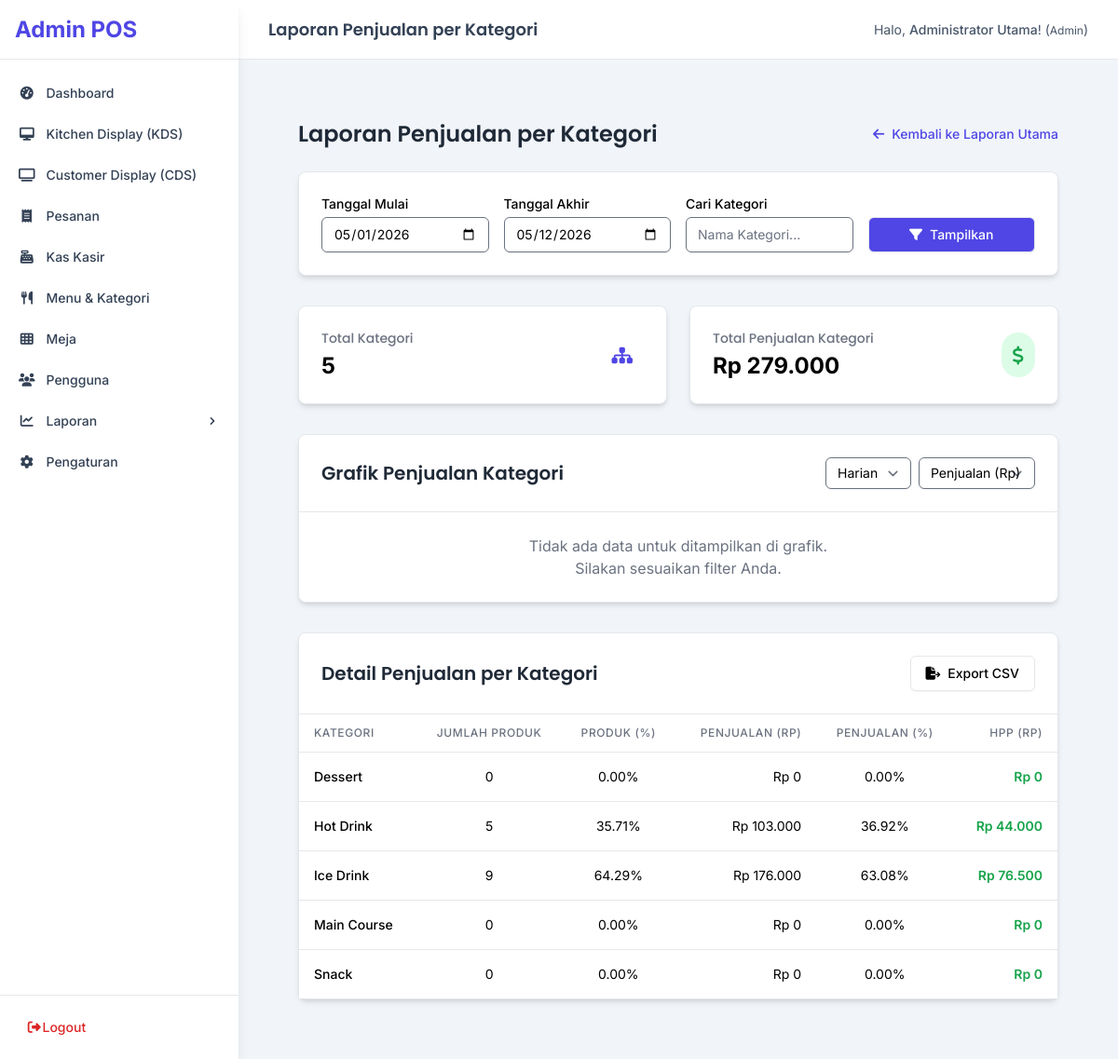
Page /admin/reports/category-sales (signed in) on the committed database.
### tables this page shows
CREATE TABLE IF NOT EXISTS `categories` (
  `id` int(10) unsigned NOT NULL AUTO_INCREMENT,
  `name` varchar(100) NOT NULL COMMENT 'Nama kategori (e.g., Makanan, Minuman, Snack)',
  `description` text DEFAULT NULL COMMENT 'Deskripsi kategori',
  `sort_order` int(11) NOT NULL DEFAULT '0' COMMENT 'Urutan tampil kategori',
  `created_at` timestamp DEFAULT CURRENT_TIMESTAMP,
  `updated_at` timestamp DEFAULT CURRENT_TIMESTAMP ON UPDATE CURRENT_TIMESTAMP,
  PRIMARY KEY (`id`)  ,
  UNIQUE KEY `name` (`name`),
  KEY `idx_categories_name` (`name`)
);

### app/views/admin/reports/category_sales.php (the view, shortened to what the rows shown need)
<?php
$pageTitle = $pageTitle ?? 'Laporan Penjualan per Kategori';
$reportData = $reportData ?? [];
$totalGlobalSales = $totalGlobalSales ?? 0;
$totalGlobalProducts = $totalGlobalProducts ?? 0;
?>
<div class="container mx-auto p-4 lg:p-8">
    <div class="flex items-center justify-between mb-6">
        <h1 class="text-2xl font-semibold text-gray-800">
            <?= SanitizeHelper::html($pageTitle) ?>
        </h1>
    </div>
    <div class="bg-white rounded-lg shadow-md border border-gray-200">
        <div class="w-full overflow-x-auto">
            <table class="min-w-full divide-y divide-gray-200">
                <thead class="bg-gray-50">
                    <tr>
                        <th class="px-4 py-3 text-left text-xs font-medium text-gray-500 uppercase tracking-wider">Kategori</th>
                        <th class="px-4 py-3 text-center text-xs font-medium text-gray-500 uppercase tracking-wider">Jumlah Produk</th>
                        <th class="px-4 py-3 text-center text-xs font-medium text-gray-500 uppercase tracking-wider">Produk (%)</th>
                        <th class="px-4 py-3 text-right text-xs font-medium text-gray-500 uppercase tracking-wider">Penjualan (Rp)</th>
                        <th class="px-4 py-3 text-center text-xs font-medium text-gray-500 uppercase tracking-wider">Penjualan (%)</th>
                        <th class="px-4 py-3 text-right text-xs font-medium text-gray-500 uppercase tracking-wider">HPP (Rp)</th>
                    </tr>
                </thead>
                <tbody class="bg-white divide-y divide-gray-200">
                    <?php if (empty($reportData)): ?>
                        <tr>
                            <td colspan="6" class="text-center py-12 text-gray-500">
                                <i class="fas fa-box-open text-4xl mb-3 text-gray-300"></i>
                                <p class="font-medium">Tidak ada data penjualan kategori untuk ditampilkan.</p>
                                <p class="text-sm">Silakan sesuaikan filter Anda di atas.</p>
                            </td>
                        </tr>
                    <?php else: ?>
                        <?php foreach ($reportData as $item): ?>
                            <tr>
                                <td class="px-4 py-4 whitespace-nowrap text-sm font-medium text-gray-900"><?= SanitizeHelper::html($item['category_name']) ?></td>
                                <td class="px-4 py-4 whitespace-nowrap text-sm text-center text-gray-700"><?= number_format($item['total_products_sold'] ?? 0) ?></td>
                                <td class="px-4 py-4 whitespace-nowrap text-sm text-center text-gray-700"><?= $totalGlobalProducts > 0 ? number_format((($item['total_products_sold'] ?? 0) / $totalGlobalProducts) * 100, 2) : 0 ?>%</td>
                                <td class="px-4 py-4 whitespace-nowrap text-sm text-right text-gray-700"><?= NumberHelper::format_rupiah($item['total_sales'] ?? 0) ?></td>
                                <td class="px-4 py-4 whitespace-nowrap text-sm text-center text-gray-700"><?= $totalGlobalSales > 0 ? number_format((($item['total_sales'] ?? 0) / $totalGlobalSales) * 100, 2) : 0 ?>%</td>
                                <td class="px-4 py-4 whitespace-nowrap text-sm text-right font-semibold text-green-600"><?= NumberHelper::format_rupiah($item['total_cogs'] ?? 0) ?></td>
                            </tr>
                        <?php endforeach; ?>
                    <?php endif; ?>
                </tbody>
            </table>
        </div>
    </div>
</div>

### rows in the picture
categories: name "Dessert", total_products_sold "0", total_products_sold "0.00", total_sales "Rp 0", total_sales "0.00", total_cogs "Rp 0"
categories: name "Hot Drink", total_products_sold "5", total_products_sold "35.71", total_sales "Rp 103.000", total_sales "36.92", total_cogs "Rp 44.000"
categories: name "Ice Drink", total_products_sold "9", total_products_sold "64.29", total_sales "Rp 176.000", total_sales "63.08", total_cogs "Rp 76.500"
categories: name "Main Course", total_products_sold "0", total_products_sold "0.00", total_sales "Rp 0", total_sales "0.00", total_cogs "Rp 0"
categories: name "Snack", total_products_sold "0", total_products_sold "0.00", total_sales "Rp 0", total_sales "0.00", total_cogs "Rp 0"

### other values in the picture
SanitizeHelper::html($pageTitle) "Laporan Penjualan per Kategori"
SanitizeHelper::html(AuthHelper::getUserName() ?? 'User') "Administrator Utama"
SanitizeHelper::html(ucfirst(AuthHelper::getUserRole() ?? '')) "Admin"
$metrics['total_categories'] "5"
NumberHelper::format_rupiah($metrics['total_sales'] ?? 0) "Rp 279.000"
